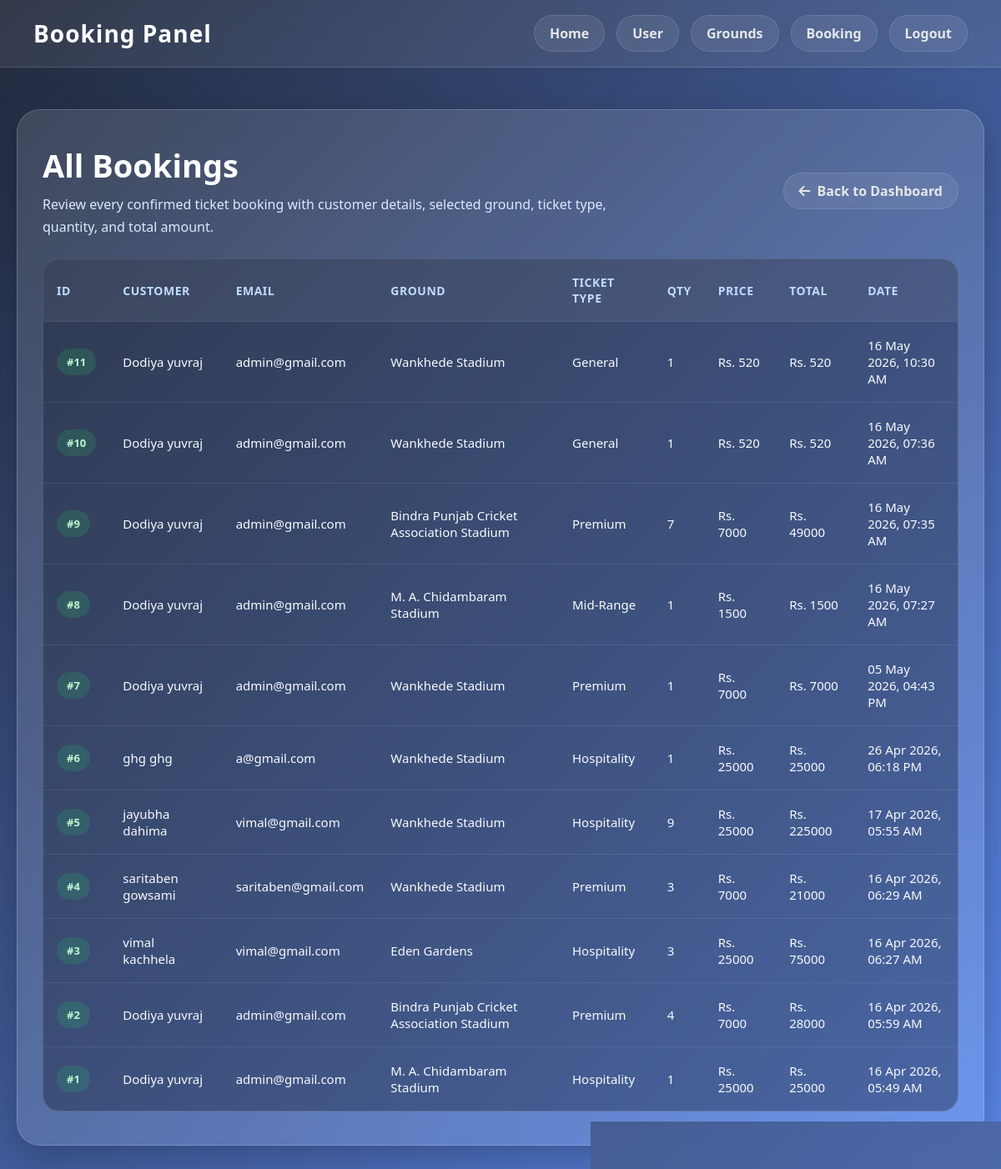
Screenshot of /adminpenal/booking/ with the database file from the repository.
### booking/models.py (models this page shows, shortened)
class Booking(models.Model):
    user = models.ForeignKey(User, on_delete=models.CASCADE, related_name='bookings')
    ground = models.ForeignKey(Post, on_delete=models.CASCADE, related_name='bookings')
    ticket_type = models.ForeignKey(TicketType, on_delete=models.CASCADE, related_name='bookings')
    first_name = models.CharField(max_length=100)
    last_name = models.CharField(max_length=100, blank=True)
    email = models.EmailField()
    quantity = models.PositiveIntegerField(default=1)
    price_per_ticket = models.PositiveIntegerField()
    total_price = models.PositiveIntegerField()
    created_at = models.DateTimeField(auto_now_add=True)
    class Meta:
        ordering = ['-created_at']

### adminpenal/models.py (models this page shows, shortened)
class Post(models.Model):
    title = models.CharField(max_length=100)
    description = models.TextField()
    author = models.ForeignKey(User, on_delete=models.CASCADE, null=True, blank=True)
    image = models.ImageField(upload_to='posts/', blank=True, null=True)

class TicketType(models.Model):
    name = models.CharField(max_length=100, unique=True)
    price = models.PositiveIntegerField()
    is_active = models.BooleanField(default=True)
    class Meta:
        ordering = ['price', 'name']

### adminpenal/views.py (the view)
# urls.py: path("booking/", views.booking_list, name="booking_list"),
def booking_list(request):
    bookings = Booking.objects.select_related('user', 'ground', 'ticket_type').all()
    return render(request, 'adminpenal/booking.html', {
        'bookings': bookings,
    })

### adminpenal/templates/adminpenal/booking.html (shortened to what this page needs)
{% load static %}
<!DOCTYPE html>
<html lang="en">
<head>
  <link rel="stylesheet" href="https://cdnjs.cloudflare.com/ajax/libs/font-awesome/6.5.0/css/all.min.css">
</head>
<body>
  <nav class="navbar">
    <div class="brand">Booking Panel</div>
    <ul class="nav-links">
      <li><a href="{% url 'admin_dashboard' %}">Home</a></li>
      <li><a href="{% url 'users' %}">User</a></li>
      <li><a href="{% url 'grounds' %}">Grounds</a></li>
      <li><a href="{% url 'booking_list' %}">Booking</a></li>
      <li><a href="{% url 'admin_logout' %}">Logout</a></li>
    </ul>
  </nav>
  <main class="main">
    <section class="card">
      <div class="section-header">
        <div>
          <h1>All Bookings</h1>
          <p>Review every confirmed ticket booking with customer details, selected ground, ticket type, quantity, and total amount.</p>
        </div>
        <a href="{% url 'admin_dashboard' %}" class="back-btn">
          <i class="fa-solid fa-arrow-left"></i>
          Back to Dashboard
        </a>
      </div>
      {% if bookings %}
        <div class="booking-table-wrap">
          <table class="booking-table">
            <thead>
              <tr>
                <th>ID</th>
                <th>Customer</th>
                <th>Email</th>
                <th>Ground</th>
                <th>Ticket Type</th>
                <th>Qty</th>
                <th>Price</th>
                <th>Total</th>
                <th>Date</th>
              </tr>
            </thead>
            <tbody>
              {% for booking in bookings %}
                <tr>
                  <td><span class="badge">#{{ booking.id }}</span></td>
                  <td>{{ booking.first_name }} {{ booking.last_name }}</td>
                  <td>{{ booking.email }}</td>
                  <td>{{ booking.ground.title }}</td>
                  <td>{{ booking.ticket_type.name }}</td>
                  <td>{{ booking.quantity }}</td>
                  <td>Rs. {{ booking.price_per_ticket }}</td>
                  <td>Rs. {{ booking.total_price }}</td>
                  <td>{{ booking.created_at|date:"d M Y, h:i A" }}</td>
                </tr>
              {% endfor %}
            </tbody>
          </table>
        </div>
      {% else %}
        <div class="empty-state">No bookings available right now.</div>
      {% endif %}
    </section>
  </main>
</body>
</html>

### adminpenal/templates/adminpenal/booking.html (style rules this page uses)
* { margin: 0; padding: 0; box-sizing: border-box; font-family: 'Segoe UI', Tahoma, Geneva, Verdana, sans-serif; }
body { min-height: 100vh; display: flex; flex-direction: column; background: linear-gradient(135deg, rgba(15, 23, 42, 0.92), rgba(37, 99, 235, 0.75)), url('https://images.unsplash.com/photo-1518091043644-c1d4457512c6?auto=format&fit=crop&w=1600&q=80') center/cover fixed; color: #fff; }
.navbar { width: 100%; padding: 18px 40px; display: flex; justify-content: space-between; align-items: center; background: rgba(255, 255, 255, 0.08); backdrop-filter: blur(14px); border-bottom: 1px solid rgba(255, 255, 255, 0.15); position: sticky; top: 0; z-index: 1000; }
.brand { font-size: 28px; font-weight: 800; letter-spacing: 1px; color: #ffffff; }
.nav-links { display: flex; gap: 14px; list-style: none; flex-wrap: wrap; }
.nav-links a, .back-btn { text-decoration: none; color: #e5e7eb; font-weight: 600; padding: 10px 18px; border-radius: 999px; transition: 0.3s ease; background: rgba(255, 255, 255, 0.08); border: 1px solid rgba(255, 255, 255, 0.12); display: inline-flex; align-items: center; gap: 8px; }
.main { flex: 1; padding: 50px 20px; }
.card { width: 100%; max-width: 1200px; margin: 0 auto; padding: 40px 30px; border-radius: 28px; background: rgba(255, 255, 255, 0.12); backdrop-filter: blur(18px); border: 1px solid rgba(255, 255, 255, 0.18); box-shadow: 0 18px 50px rgba(0, 0, 0, 0.25); }
.section-header { display: flex; justify-content: space-between; align-items: center; gap: 16px; flex-wrap: wrap; margin-bottom: 24px; }
.section-header h1 { font-size: 38px; margin-bottom: 8px; }
.section-header p { color: #dbeafe; line-height: 1.7; max-width: 720px; }
.booking-table-wrap { overflow-x: auto; border-radius: 20px; background: rgba(15, 23, 42, 0.36); border: 1px solid rgba(255, 255, 255, 0.14); }
.booking-table { width: 100%; border-collapse: collapse; min-width: 920px; }
.booking-table th, .booking-table td { padding: 18px 16px; text-align: left; border-bottom: 1px solid rgba(255, 255, 255, 0.08); }
.booking-table th { background: rgba(255, 255, 255, 0.06); color: #bfdbfe; font-size: 14px; text-transform: uppercase; letter-spacing: 0.5px; }
.booking-table td { color: #f8fafc; font-size: 15px; }
.booking-table tr:last-child td { border-bottom: none; }
.badge { display: inline-flex; align-items: center; justify-content: center; padding: 7px 12px; border-radius: 999px; background: rgba(34, 197, 94, 0.18); color: #bbf7d0; font-weight: 700; font-size: 13px; }

### rows the page displays
Booking: id "11", first_name "Dodiya", last_name "yuvraj", email "admin@gmail.com", ground "Wankhede Stadium", ticket_type.name "General", quantity "1", price_per_ticket "520", total_price "520", created_at "16 May 2026, 10:30 AM"
Booking: id "10", first_name "Dodiya", last_name "yuvraj", email "admin@gmail.com", ground "Wankhede Stadium", ticket_type.name "General", quantity "1", price_per_ticket "520", total_price "520", created_at "16 May 2026, 07:36 AM"
Booking: id "9", first_name "Dodiya", last_name "yuvraj", email "admin@gmail.com", ground "Bindra Punjab Cricket Association Stadium", ticket_type.name "Premium", quantity "7", price_per_ticket "7000", total_price "49000", created_at "16 May 2026, 07:35 AM"
Booking: id "8", first_name "Dodiya", last_name "yuvraj", email "admin@gmail.com", ground "M. A. Chidambaram Stadium", ticket_type.name "Mid-Range", quantity "1", price_per_ticket "1500", total_price "1500", created_at "16 May 2026, 07:27 AM"
Booking: id "7", first_name "Dodiya", last_name "yuvraj", email "admin@gmail.com", ground "Wankhede Stadium", ticket_type.name "Premium", quantity "1", price_per_ticket "7000", total_price "7000", created_at "05 May 2026, 04:43 PM"
Booking: id "6", first_name "ghg", last_name "ghg", email "a@gmail.com", ground "Wankhede Stadium", ticket_type.name "Hospitality", quantity "1", price_per_ticket "25000", total_price "25000", created_at "26 Apr 2026, 06:18 PM"
Booking: id "5", first_name "jayubha", last_name "dahima", email "vimal@gmail.com", ground "Wankhede Stadium", ticket_type.name "Hospitality", quantity "9", price_per_ticket "25000", total_price "225000", created_at "17 Apr 2026, 05:55 AM"
Booking: id "4", first_name "saritaben", last_name "gowsami", email "saritaben@gmail.com", ground "Wankhede Stadium", ticket_type.name "Premium", quantity "3", price_per_ticket "7000", total_price "21000", created_at "16 Apr 2026, 06:29 AM"
Booking: id "3", first_name "vimal", last_name "kachhela", email "vimal@gmail.com", ground "Eden Gardens", ticket_type.name "Hospitality", quantity "3", price_per_ticket "25000", total_price "75000", created_at "16 Apr 2026, 06:27 AM"
Booking: id "2", first_name "Dodiya", last_name "yuvraj", email "admin@gmail.com", ground "Bindra Punjab Cricket Association Stadium", ticket_type.name "Premium", quantity "4", price_per_ticket "7000", total_price "28000", created_at "16 Apr 2026, 05:59 AM"
Booking: id "1", first_name "Dodiya", last_name "yuvraj", email "admin@gmail.com", ground "M. A. Chidambaram Stadium", ticket_type.name "Hospitality", quantity "1", price_per_ticket "25000", total_price "25000", created_at "16 Apr 2026, 05:49 AM"
